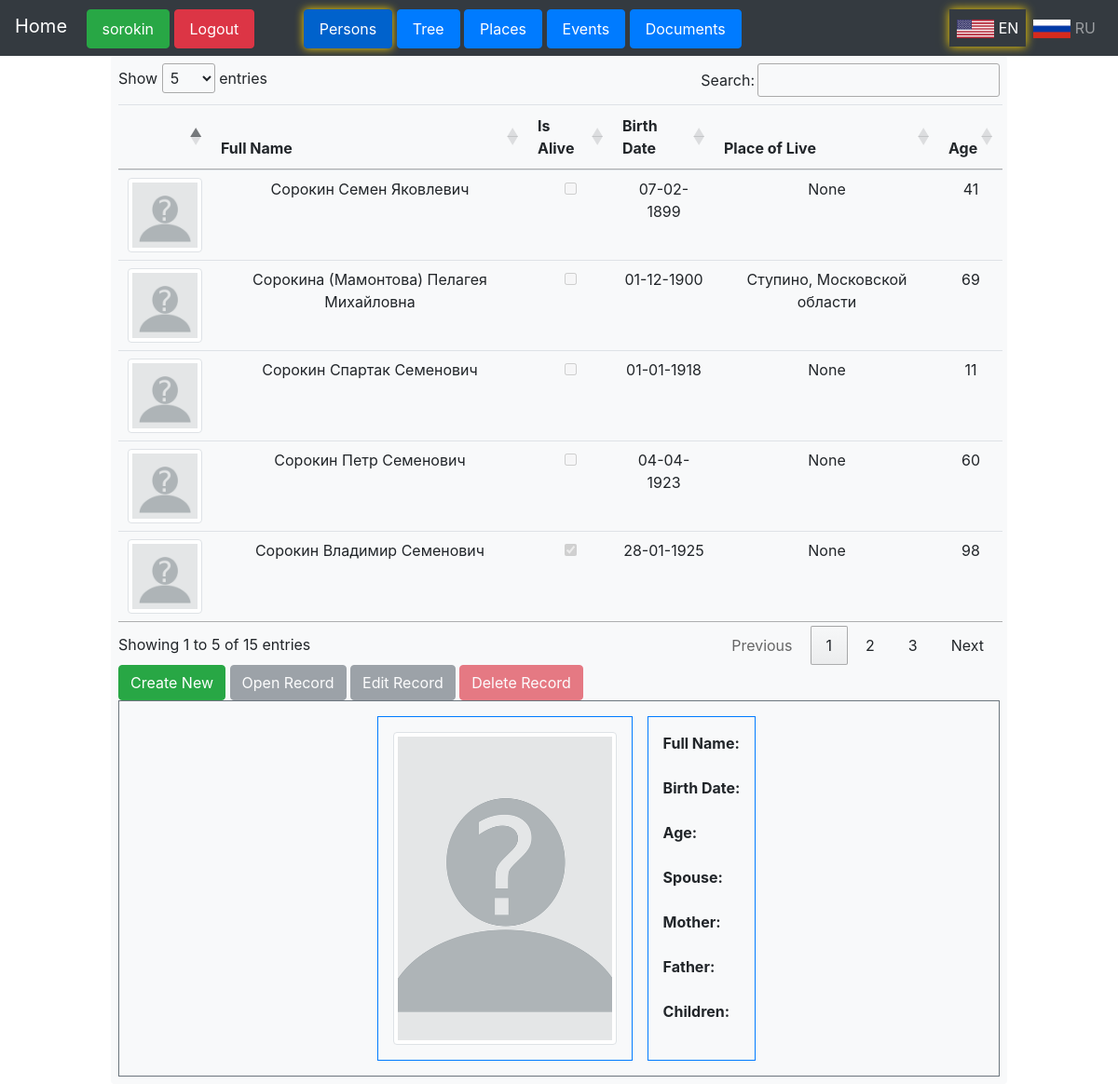
Page /persons/user/sorokin/persons (signed in) on the committed database.
### treeflaskapp/models.py (models this page shows, shortened)
class User(UserMixin, db.Model):
    id = db.Column(db.Integer, primary_key=True)
    username = db.Column(db.String(100), unique=True)
    email = db.Column(db.String(120), unique=True)
    first_name = db.Column(db.String(100))
    last_name = db.Column(db.String(100))
    date_of_birth = db.Column(Date, nullable=True)
    password_hash = db.Column(db.String(128))
    people = db.relationship('Person', backref='user', lazy=True)
    places = db.relationship('Place', backref='user', lazy=True)
    events = db.relationship('Event', backref='user', lazy=True)

class Person(db.Model):
    id = db.Column(db.Integer, primary_key=True)
    user_id = db.Column(db.Integer, db.ForeignKey('user.id'), nullable=False)
    name = db.Column(db.String(200))
    birth_date = db.Column(db.Date)
    death_date = db.Column(db.Date)
    image_file = db.Column(db.String(120), nullable=True)
    is_alive = db.Column(db.Boolean, default=True)
    place_of_live = db.Column(db.String(120), nullable=True)
    place_of_birth = db.Column(db.String(120), nullable=True)
    age = db.Column(db.String(120), nullable=True)
    gender = db.Column(db.String(120), nullable=True)
    spouse_id = db.Column(db.Integer, db.ForeignKey('person.id'), nullable=True)  # table.id
    mother_id = db.Column(db.Integer, db.ForeignKey('person.id'), nullable=True)
    father_id = db.Column(db.Integer, db.ForeignKey('person.id'), nullable=True)
    spouse = db.relationship('Person', foreign_keys=[spouse_id], remote_side=[id])
    mother = db.relationship('Person', foreign_keys=[mother_id],
                             backref=db.backref('maternal_children', lazy='dynamic'), remote_side=lambda: Person.id)
    father = db.relationship('Person', foreign_keys=[father_id],
                             backref=db.backref('paternal_children', lazy='dynamic'), remote_side=lambda: Person.id)
    comment = db.Column(db.String(300), nullable=True)

### treeflaskapp/blueprint_persons.py (the view)
@persons.route('/user/<username>/persons')
def persons_view(username):
    try:
        if username == current_user.username:
            persons = Person.query.filter_by(user_id=current_user.id).all()
            for person in persons:
                if person.birth_date is not None:
                    birth_date = person.birth_date
                    today = datetime.today().date()  # Get the current date
                    age = today.year - birth_date.year
                    if (today.month, today.day) < (birth_date.month, birth_date.day):
                        age -= 1
                    person.age = age
                else:
                    person.age = None
                if person.death_date is not None:
                    person.is_alive = False
                    death_date = person.death_date
                    age_at_death = death_date.year - birth_date.year
                    if (death_date.month, death_date.day) < (birth_date.month, birth_date.day):
                        age_at_death -= 1
                    person.age = age_at_death
                else:
                    person.is_alive = True
            db.session.commit()
            form = PersonForm(user_language=g.user_language)  # create an instance of your form
            return render_template('persons.html', persons=persons, form=form, Person=Person)
        else:
            return "Unauthorized", 403
    except Exception as e:
        print(f"An error occurred: {e}")
        return "An error occurred", 500

### treeflaskapp/__init__.py (called while the page is built)
@app.before_request
def before_request():
    g.user_language = session.get('user_language')
    if g.user_language not in ['en', 'ru']:
        g.user_language = 'en'  # default to English if no valid language is set in session

### treeflaskapp/routes.py (called while the page is built)
@login_manager.user_loader
def load_user(user_id):
    return User.query.get(int(user_id))

@app.before_request
def before_request():
    g.user_language = session.get('user_language', 'en')

### treeflaskapp/templates/persons.html (shortened to what this page needs)
{% extends "user_panel.html" %}
{% block content %}
<div class="container">
    <div class="form-container bg-light p-2 rounded">
        {% if persons %}
        <table id="myTable" class="table text-center">
            <thead>
                <tr>
                    <th>{{ form.id }}</th>
                    <th>{{ form.name.label.text }}</th>
                    <th>{{ form.is_alive.label.text }}</th>
                    <th>{{ form.birth_date.label.text }}</th>
                    <th>{{ form.place_of_live.label.text }}</th>
                    <th>{{ form.age.label.text }}</th>
                </tr>
            </thead>
            <tbody>
                {% for person in persons %}
                <tr data-id="{{ person.id }}">
                    <td>
                        {% if person.image_file %}
                            <img src="{{ url_for('static', filename=person.image_file) }}"
                                 alt="User photo" class="img-thumbnail" style="width: 100%; min-width: 5.0em; max-width: 5.0em; height: auto; object-fit: cover;">
                        {% else %}
                            <img src="{{ url_for('static', filename='images/no-user-photo.png') }}"
                                 alt="User photo" class="img-thumbnail" style="width: 100%; min-width: 5.0em; max-width: 5.0em; height: auto; object-fit: cover;">
                        {% endif %}
                    </td>
                    <td>{{ person.name }}</td>
                    <td>
                        <input type="checkbox" {% if person.is_alive %}checked{% endif %} disabled>
                    </td>
                    <td>{{ person.birth_date.strftime('%d-%m-%Y') if person.birth_date is not none else '' }}</td>
                    <td>{{ person.place_of_live }}</td>
                    <td>{{ person.age }}</td>
                </tr>
                {% endfor %}
            </tbody>
        </table>
        <button id="createBtn" class="btn btn-success" onclick="window.location.href='{{ url_for('persons.create_person', username=session['username']) }}'">
            {{ 'Create New' if g.user_language == 'en' else 'Создать новую' }}
        </button>
        <button id="openBtn" class="btn btn-secondary" disabled onclick="editPerson()">{% if g.user_language == 'en' %}Open Record{% elif g.user_language == 'ru' %}Открыть запись{% endif %}</button>
        <button id="editBtn" class="btn btn-secondary" disabled onclick="editPerson()">{% if g.user_language == 'en' %}Edit Record{% elif g.user_language == 'ru' %}Редактировать запись{% endif %}</button>
        <button id="deleteBtn" class="btn btn-danger" disabled onclick="deletePerson()">{% if g.user_language == 'en' %}Delete Record{% elif g.user_language == 'ru' %}Удалить запись{% endif %}</button>
        <div class="d-flex justify-content-center p-3 border border-secondary">
            <div class="d-flex justify-content-center p-3 border border-primary mx-3">
                <img id="user-photo" src="{{ url_for('static', filename='images/no-user-photo.png') }}"
                     alt="User photo" class="img-thumbnail" style="width: 100%; max-width: 15.0em; height: auto; object-fit: cover;">
            </div>
            <div class="justify-content-center p-3 border border-primary">
                <div id="name-bottom-field" class="form-group">
                    <label><strong>{{ form.name.label.text }}:</strong> </label>
                </div>
                <div id="birth_date-bottom-field" class="form-group">
                    <label><strong>{{ form.birth_date.label.text }}:</strong> </label>
                </div>
                <div id="age-bottom-field" class="form-group">
                    <label><strong>{{ form.age.label.text }}:</strong> </label>
                </div>
                <div id="spouse-bottom-field" class="form-group">
                    <label><strong>{{ form.spouse.label.text }}:</strong> </label>
                </div>
                <div id="mother-bottom-field" class="form-group">
                    <label><strong>{{ form.mother.label.text }}:</strong> </label>
                </div>
                <div id="father-bottom-field" class="form-group">
                    <label><strong>{{ form.father.label.text }}:</strong> </label>
                </div>
                <div id="children-bottom-field" class="form-group">
                    <label><strong>{{ 'Children' if g.user_language == 'en' else 'Дети' }}:</strong> </label>
                </div>
            </div>
        </div>
    {% endif %}
    </div>
</div>
<link rel="stylesheet" type="text/css" href="https://cdn.datatables.net/1.10.25/css/jquery.dataTables.min.css">
{% endblock %}

### treeflaskapp/templates/user_panel.html (shortened to what this page needs)
<!DOCTYPE html>
<html>
<head>
    <link rel="stylesheet" href="https://stackpath.bootstrapcdn.com/bootstrap/4.3.1/css/bootstrap.min.css">
</head>
<body>
<nav class="navbar navbar-expand-lg navbar-dark bg-dark d-flex justify-content-between">
  <div>
    <a class="navbar-brand" href="{{ url_for('index') }}">
      {% if g.user_language == 'ru' %}
        Главная
      {% else %}
        Home
      {% endif %}
    </a>
    {% if session['username'] %}
      <a class="btn btn-success nav-link d-inline-block" href="{{ url_for('user_profile', username=session['username']) }}">{{ session['username'] }}</a>
      <a class="btn btn-danger nav-link d-inline-block mr-5" href="{{ url_for('logout') }}">
        {% if g.user_language == 'ru' %}
          Выйти
        {% else %}
          Logout
        {% endif %}
      </a>
      <a class="btn btn-primary nav-link d-inline-block {{ 'active' if request.path == url_for('persons.persons_view', username=session['username']) }}" href="{{ url_for('persons.persons_view', username=session['username']) }}">
        {% if g.user_language == 'ru' %}
          Персоны
        {% else %}
          Persons
        {% endif %}
      </a>
      <a class="btn btn-primary nav-link d-inline-block {{ 'active' if request.path == url_for('persons.persons_tree', username=session['username']) }}" href="{{ url_for('persons.persons_tree', username=session['username']) }}">
          {% if g.user_language == 'ru' %}
            Дерево
          {% else %}
            Tree
          {% endif %}
        </a>
      <a class="btn btn-primary nav-link d-inline-block {{ 'active' if request.path == url_for('places.places_view', username=session['username']) }}" href="{{ url_for('places.places_view', username=session['username']) }}">
        {% if g.user_language == 'ru' %}
          Места
        {% else %}
          Places
        {% endif %}
      </a>
      <a class="btn btn-primary nav-link d-inline-block {{ 'active' if request.path == url_for('events.events_view', username=session['username']) }}" href="{{ url_for('events.events_view', username=session['username']) }}">
        {% if g.user_language == 'ru' %}
          События
        {% else %}
          Events
        {% endif %}
      </a>
      <a class="btn btn-primary nav-link d-inline-block {{ 'active' if request.path == url_for('documents.documents_view', username=session['username']) }}" href="{{ url_for('documents.documents_view', username=session['username']) }}">
        {% if g.user_language == 'ru' %}
          Документы
        {% else %}
          Documents
        {% endif %}
      </a>
    </div>
  {% endif %}
  <div class="navbar-nav ml-auto d-flex flex-row">
    <a class="nav-link {{ 'active' if g.user_language == 'en' }}" href="{{ url_for('set_language', language='en') }}">
      <img src="{{ url_for('static', filename='images/us_flag.png') }}" alt="EN" style="height:20px;">
      EN
    </a>
    <a class="nav-link {{ 'active' if g.user_language == 'ru' }}" href="{{ url_for('set_language', language='ru') }}">
      <img src="{{ url_for('static', filename='images/ru_flag.png') }}" alt="RU" style="height:20px;">
      RU
    </a>
  </div>
</nav>
<div class="container-fluid">
  <div class="row">
    <main role="main" class="col-md-9 ml-sm-auto col-lg-10 px-1 p-0 mx-auto" >
      {% block content %}
      {% endblock %}
    </main>
  </div>
</div>
</body>
</html>

### rows in the picture
User: username "sorokin"
Person: name "Сорокин Семен Яковлевич", birth_date "07-02-1899", place_of_live "None", age "41"
Person: name "Сорокина (Мамонтова) Пелагея Михайловна", birth_date "01-12-1900", place_of_live "Ступино, Московской области", age "69"
Person: name "Сорокин Спартак Семенович", birth_date "01-01-1918", place_of_live "None", age "11"
Person: name "Сорокин Петр Семенович", birth_date "04-04-1923", place_of_live "None", age "60"
Person: name "Сорокин Владимир Семенович", is_alive "☑", birth_date "28-01-1925", place_of_live "None", age "98"

### other values in the picture
{{ 'Create New' if g.user_language == 'en' else 'Создать новую' }} "Create New"
{{ 'Children' if g.user_language == 'en' else 'Дети' }} "Children"
